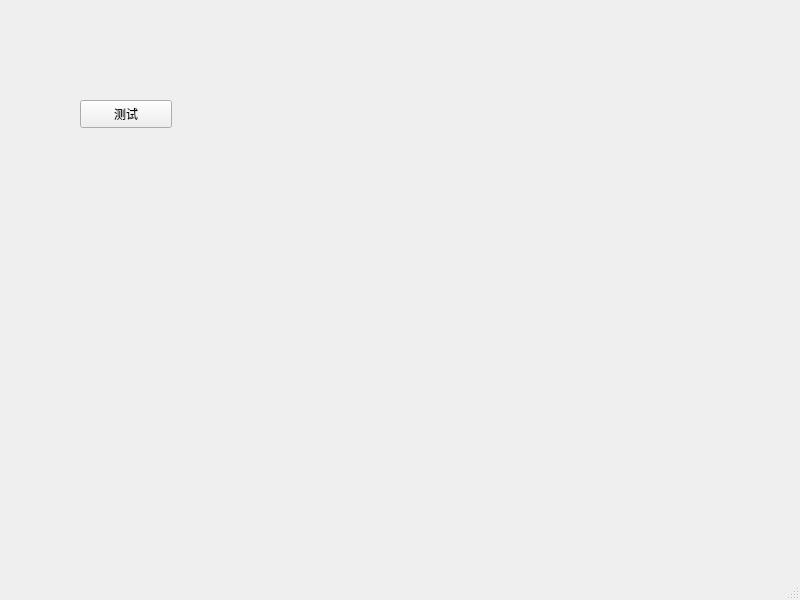
<?xml version="1.0" encoding="UTF-8"?>
<ui version="4.0">
 <class>MainWindow</class>
 <widget class="QMainWindow" name="MainWindow">
  <property name="geometry">
   <rect>
    <x>0</x>
    <y>0</y>
    <width>800</width>
    <height>600</height>
   </rect>
  </property>
  <property name="windowTitle">
   <string>MainWindow</string>
  </property>
  <widget class="QWidget" name="centralwidget">
   <widget class="QPushButton" name="btnTest">
    <property name="geometry">
     <rect>
      <x>80</x>
      <y>100</y>
      <width>92</width>
      <height>28</height>
     </rect>
    </property>
    <property name="text">
     <string>测试</string>
    </property>
   </widget>
  </widget>
  <widget class="QMenuBar" name="menubar">
   <property name="geometry">
    <rect>
     <x>0</x>
     <y>0</y>
     <width>800</width>
     <height>26</height>
    </rect>
   </property>
  </widget>
  <widget class="QStatusBar" name="statusbar"/>
 </widget>
 <resources/>
 <connections/>
</ui>
